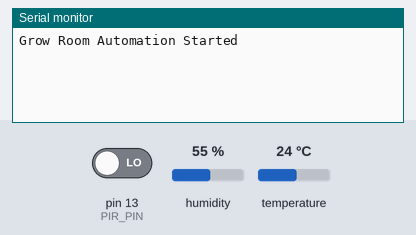
A sketch run on a simulated Arduino Uno, built with avr-gcc and run on an emulated ATmega328P. Shown: the last lines printed to the serial monitor. The test bench sets the inputs (shaded band); at power-on: pin 13 (PIR_PIN) LOW, humidity 55 %, temperature 24 °C.

Above: at 1.2 s.
1.3 s: pin 13 (PIR_PIN) driven HIGH
At 2.5 s:
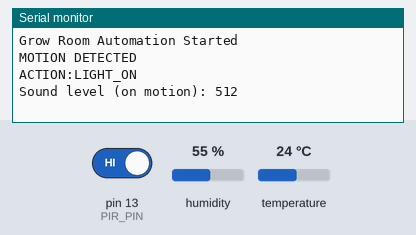
2.8 s: humidity set to 22 %
At 6.0 s:
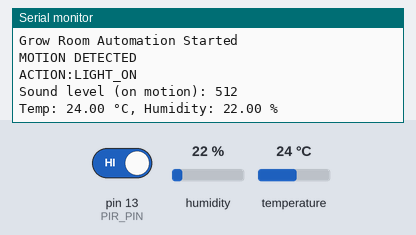
6.5 s: temperature set to 12 °C
8.0 s: humidity set to 40 %
At 10.35 s:
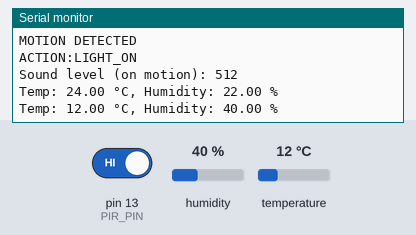

The sketch:

growroom_automation.ino
```cpp
#include <DHT.h>

// Pin Definitions (customised)
#define PIR_PIN 13           // PIR sensor digital pin
#define DHT_PIN 12           // DHT11 signal pin
#define DHT_TYPE DHT11
#define SOUND_PIN A0         // Analog pin for sound sensor

DHT dht(DHT_PIN, DHT_TYPE);

// State
bool lastMotion = false;

void setup() {
  Serial.begin(9600);
  pinMode(PIR_PIN, INPUT);
  pinMode(SOUND_PIN, INPUT);
  dht.begin();
  Serial.println("Grow Room Automation Started");
}

void loop() {
  // Read sensors
  bool motion = digitalRead(PIR_PIN);
  float temp = dht.readTemperature();
  float hum = dht.readHumidity();

  // Motion detected: Light action + Sound event
  if (motion && !lastMotion) {
    Serial.println("MOTION DETECTED");
    // (For Home Assistant): Send a marker over Serial, picked up by HA automation/mqtt
    Serial.println("ACTION:LIGHT_ON");
    // Record sound level (simple implementation - can expand to actual recording/shield)
    int soundVal = analogRead(SOUND_PIN);
    Serial.print("Sound level (on motion): ");
    Serial.println(soundVal);
    // Optionally, trigger further actions/logging here
  }
  lastMotion = motion;

  // Output temp/humidity every 5s
  static unsigned long lastUpdate = 0;
  if (millis() - lastUpdate > 5000) {
    lastUpdate = millis();
    Serial.print("Temp: ");
    Serial.print(temp);
    Serial.print(" °C, Humidity: ");
    Serial.print(hum);
    Serial.println(" %");
  }

  delay(100); // Debounce/polling
}
```

Measured:
- after the input at 1.3 s, the serial monitor: prints a new line at once (image 1)
- after the input at 2.8 s, the serial monitor: prints a new line after 2.3 s (image 2)
- after the input at 8.0 s, the serial monitor: prints a new line after 2.1 s (image 3)
